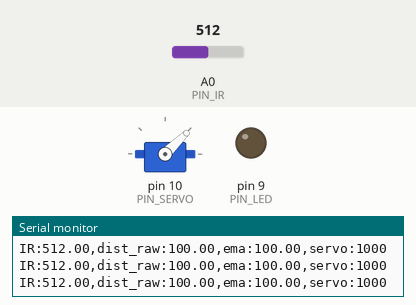
This sketch was run on a simulated Arduino Uno, built with avr-gcc and run on an emulated ATmega328P. Parts: servo, output pins drawn as LEDs (lit = HIGH), the last lines printed to the serial monitor. Inputs (shaded band) come from the test bench; at power-on: A0 (PIN_IR) = 512.

Above: at 1.2 s.
1.3 s: A0 (PIN_IR) set to 481
At 2.1 s:
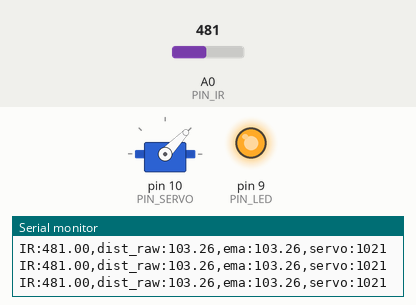
2.8 s: A0 (PIN_IR) set to 306
At 3.7 s:
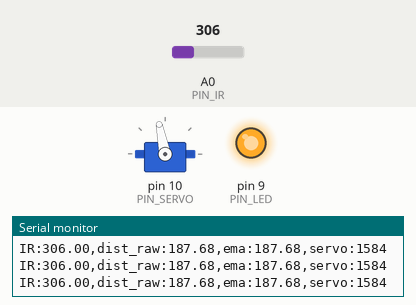
4.5 s: A0 (PIN_IR) set to 240
At 5.6 s:
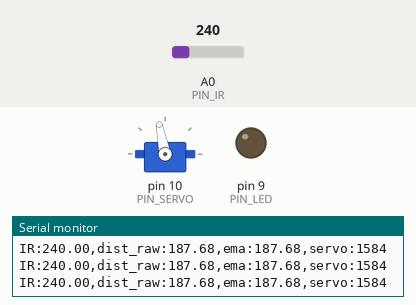
6.0 s: A0 (PIN_IR) set to 243
At 7.6 s:
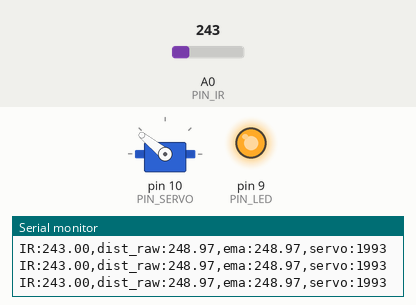
7.9 s: A0 (PIN_IR) set to 260
At 9.2 s:
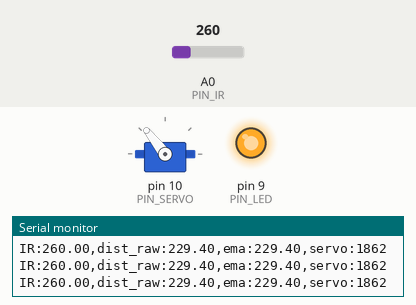
9.5 s: A0 (PIN_IR) set to 122
At 10.6 s:
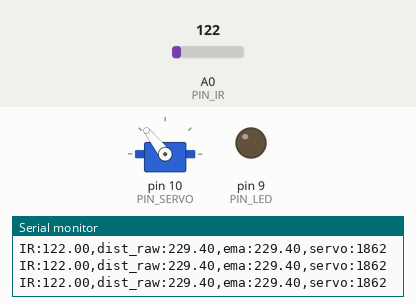
Timing chart, 0 to 12.0 s (numbered marks = the images above; inputs shaded):
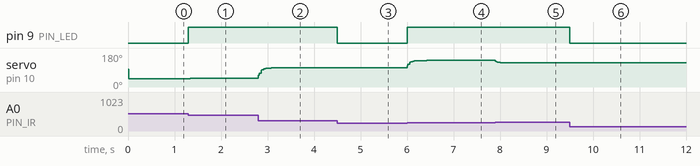

The sketch:

17P08_pym.ino
```cpp
#include <Servo.h>

// Arduino pin assignment
#define PIN_IR    A0         // IR sensor at Pin A0
#define PIN_LED   9          // LED pin
#define PIN_SERVO 10         // Servo pin

// Servo duty cycle boundaries (microseconds)
#define _DUTY_MIN 1000       // Servo position at 0 degrees
#define _DUTY_NEU 1500       // Servo neutral position at 90 degrees
#define _DUTY_MAX 2000       // Servo position at 180 degrees

// Distance boundaries for range filtering (in mm)
#define _DIST_MIN  100.0     // Minimum distance (100mm or 10cm)
#define _DIST_MAX  250.0     // Maximum distance (250mm or 25cm)

// Configurable parameters
#define EMA_ALPHA  0.7       // EMA weight for new sample (range: 0 to 1)
#define LOOP_INTERVAL 20     // Loop interval in milliseconds

Servo myservo;
unsigned long last_loop_time = 0;  // Last loop timestamp initialized to 0

float dist_prev = _DIST_MIN;
float dist_ema = _DIST_MIN;

void setup()
{
  pinMode(PIN_LED, OUTPUT);

  myservo.attach(PIN_SERVO);
  myservo.writeMicroseconds(_DUTY_NEU);  // Set servo to neutral position

  Serial.begin(1000000);    // Set Serial to maximum speed
}

void loop()
{
  unsigned long time_curr = millis();
  int duty;
  float a_value, dist_raw;

  // Wait until the next event time
  if (time_curr < (last_loop_time + LOOP_INTERVAL))
    return;
  last_loop_time += LOOP_INTERVAL;

  // Read IR sensor and calculate distance in mm
  a_value = analogRead(PIN_IR);
  dist_raw = ((6762.0 / (a_value - 9.0)) - 4.0) * 10.0;

  // Apply range filter (restricting to _DIST_MIN ~ _DIST_MAX)
  if (dist_raw >= _DIST_MIN && dist_raw <= _DIST_MAX) {
    digitalWrite(PIN_LED, HIGH); // Turn on LED if within range
  } else {
    digitalWrite(PIN_LED, LOW);  // Turn off LED if out of range
    dist_raw = dist_prev;        // Use previous distance if out of range
  }

  // Apply EMA filter for distance
  dist_ema = EMA_ALPHA * dist_ema + (1.0 - EMA_ALPHA) * dist_raw;
  dist_prev = dist_raw;

  // Calculate servo duty cycle (equivalent to map function)
  duty = _DUTY_MIN + (dist_ema - _DIST_MIN) * (_DUTY_MAX - _DUTY_MIN) / (_DIST_MAX - _DIST_MIN);

  // Constrain duty cycle within servo boundaries
  duty = constrain(duty, _DUTY_MIN, _DUTY_MAX);

  // Move servo to calculated position
  myservo.writeMicroseconds(duty);

  // Serial output for monitoring
  Serial.print("IR:");        Serial.print(a_value);
  Serial.print(",dist_raw:"); Serial.print(dist_raw);
  Serial.print(",ema:");      Serial.print(dist_ema);
  Serial.print(",servo:");    Serial.print(duty);
  Serial.println("");          // Newline for each set of readings
}
```

Measured:
- the behaviour switches between 493 and 492 on A0 (PIN_IR) (found by bisection; images 0 and 1)
- the behaviour switches between 242 and 243 on A0 (PIN_IR) (found by bisection; images 3 and 4)
- after the input at 1.3 s, pin 9 (PIN_LED): LOW → HIGH at once; servo on pin 10 (PIN_SERVO): 44° → 46° at once
- after the input at 2.8 s, servo on pin 10 (PIN_SERVO): 46° → 100° at once, → 101° 0.28 s later
- after the input at 4.5 s, pin 9 (PIN_LED): HIGH → LOW at once
- after the input at 6.0 s, pin 9 (PIN_LED): LOW → HIGH at once; servo on pin 10 (PIN_SERVO): 101° → 140° at once, → 141° 0.42 s later
- after the input at 7.9 s, servo on pin 10 (PIN_SERVO): 141° → 129° at once, → 128° 0.16 s later
- after the input at 9.5 s, pin 9 (PIN_LED): HIGH → LOW at once
